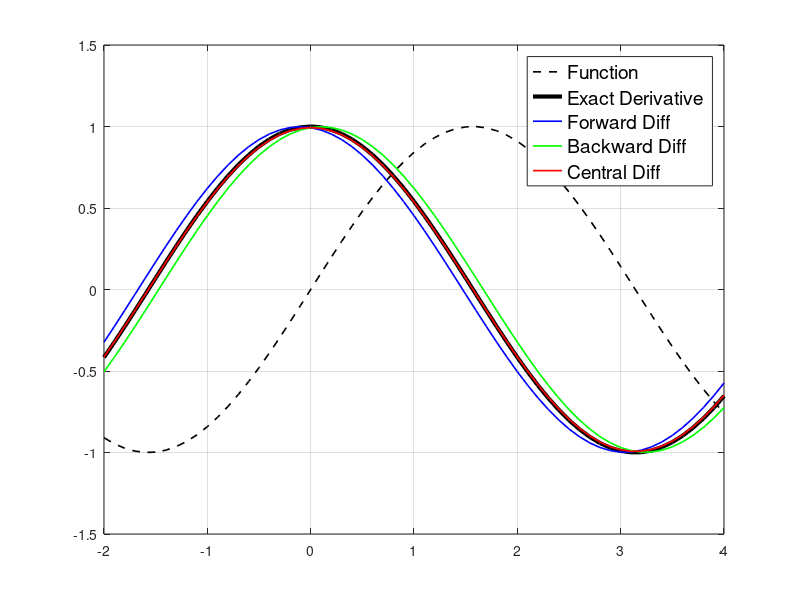

Recreate this plot in MATLAB.
clear all

dt = .2;
t = -2:.1:4;
f = sin(t);

% Exact Derivative
dfdt = cos(t);

% plotting commands
plot(t,f,'k--','LineWidth',1.2)
hold on, grid on
plot(t,dfdt,'k','LineWidth',3)
l1=legend('Function','Exact Derivative');
set(l1,'FontSize',14)
axis([-2 4 -1.5 1.5])

%%
% Forward Difference Approximation
dfdtF = (sin(t+dt)-sin(t))/dt;
% Backward Difference Approximation
dfdtB = (sin(t)-sin(t-dt))/dt;
% Central Difference Approximation
dfdtC = (sin(t+dt)-sin(t-dt))/(2*dt);

plot(t,dfdtF,'b','LineWidth',1.2) % Forward Difference
plot(t,dfdtB,'g','LineWidth',1.2) % Backward Difference
plot(t,dfdtC,'r','LineWidth',1.2) % Central Difference
l2=legend('Function','Exact Derivative','Forward Diff','Backward Diff','Central Diff')
set(l2,'FontSize',14)
